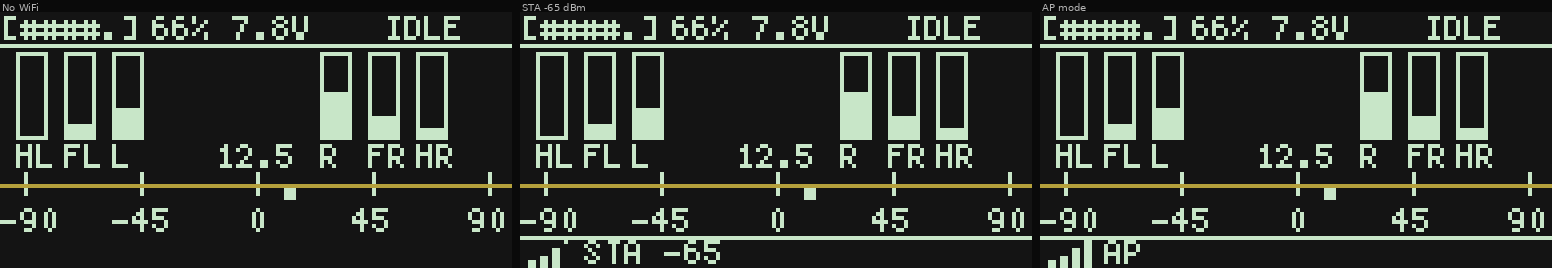

The script that saved this image:
#!/usr/bin/env python3
"""
sim_dashboard.py — Pixel-accurate 128×64 dashboard simulator with overlap detection.

For each scenario, every draw call is attributed to a named zone.
If two zones write to the same pixel, it is recorded as an overlap.
Overlapping pixels are highlighted red in the output image.

Usage:
  python3 tools/sim_dashboard.py
  python3 tools/sim_dashboard.py --source src/screens

Exit code 0 if no overlaps, 1 if any overlap found.
"""

import argparse
import os
import re
import subprocess
import sys
import tempfile
import textwrap
from collections import defaultdict
from pathlib import Path
from PIL import Image, ImageDraw

# ── BDF font loader ──────────────────────────────────────────────────────────

class Font:
    def __init__(self, name, glyphs, ascent, descent=0):
        self.name = name
        self.glyphs = glyphs
        self.ascent = ascent
        self.descent = descent
        self.height = ascent + descent

    def text_width(self, s):
        return sum(self.glyphs.get(ord(c), {}).get("dwidth", 0) for c in s)


def load_bdf(path):
    """Return Font parsed from a BDF bitmap font."""
    glyphs = {}
    ascent = 7
    descent = 0
    with open(path, encoding="utf-8", errors="replace") as f:
        lines = f.readlines()
    i = 0
    while i < len(lines):
        line = lines[i].strip()
        if line.startswith("FONT_ASCENT"):
            ascent = int(line.split()[1])
        elif line.startswith("FONT_DESCENT"):
            descent = int(line.split()[1])
        elif line.startswith("ENCODING"):
            cp = int(line.split()[1])
            dwidth = 0
            bbx = (0, 0, 0, 0)
            while i < len(lines) and not lines[i].strip().startswith("BITMAP"):
                cur = lines[i].strip()
                if cur.startswith("DWIDTH"):
                    dwidth = int(cur.split()[1])
                elif cur.startswith("BBX"):
                    parts = cur.split()
                    bbx = tuple(int(p) for p in parts[1:5])
                i += 1
            i += 1
            rows = []
            while i < len(lines) and not lines[i].strip().startswith("ENDCHAR"):
                raw = lines[i].strip()
                rows.append((int(raw, 16), len(raw) * 4))
                i += 1
            width, height, xoff, yoff = bbx
            glyphs[cp] = {
                "rows": rows,
                "width": width,
                "height": height,
                "xoff": xoff,
                "yoff": yoff,
                "dwidth": dwidth or width,
            }
        i += 1
    return Font(Path(path).stem, glyphs, ascent, descent)


def load_fonts(repo_root):
    bdf_dir = Path(repo_root) / "modules" / "u8g2" / "tools" / "font" / "bdf"
    paths = {
        "5x7": bdf_dir / "5x7.bdf",
        "6x10": bdf_dir / "6x10.bdf",
        "9x15": bdf_dir / "9x15.bdf",
    }
    missing = [str(p) for p in paths.values() if not p.exists()]
    if missing:
        raise FileNotFoundError("BDF font not found: " + ", ".join(missing))
    fonts = {name: load_bdf(path) for name, path in paths.items()}
    # u8g2's converted 9x15 font places the common title baseline at y=11.
    # The source BDF ascent is one pixel taller, which creates false display
    # bounds failures for the existing title bars.
    fonts["9x15"].ascent = 11
    return fonts


# ── Framebuffer with zone blame tracking ────────────────────────────────────

SCR_W = 128
SCR_H = 64

class Display:
    def __init__(self, strict_overlaps=True):
        self.buf   = [[0]    * SCR_W for _ in range(SCR_H)]
        self.blame = [[None] * SCR_W for _ in range(SCR_H)]  # zone per pixel
        self.color = 1
        self.font  = None
        self.font_ascent = 6
        self._zone = None
        self.strict_overlaps = strict_overlaps
        # overlap records: {(zone_a, zone_b): [(x, y), ...]}
        self._overlaps = defaultdict(list)
        self._bounds = []

    def clear_buffer(self):
        self.buf   = [[0]    * SCR_W for _ in range(SCR_H)]
        self.blame = [[None] * SCR_W for _ in range(SCR_H)]
        self._overlaps.clear()
        self._bounds.clear()

    # ── Zone management ──────────────────────────────────────────────────────

    def zone(self, name):
        """Context manager: attribute all draws until next zone() call to `name`."""
        self._zone = name
        return self

    # ── Primitive draw ops ───────────────────────────────────────────────────

    def _px(self, x, y):
        if not (0 <= x < SCR_W and 0 <= y < SCR_H):
            return
        if self.color == 0:
            self.buf[y][x] = 0
            self.blame[y][x] = None
            return
        existing = self.blame[y][x]
        changed = self.buf[y][x] != self.color
        if (existing is not None and existing != self._zone and self._zone is not None
                and (self.strict_overlaps or changed)):
            key = tuple(sorted([existing, self._zone]))
            self._overlaps[key].append((x, y))
        self.buf[y][x] = self.color
        if self._zone is not None:
            self.blame[y][x] = self._zone

    def set_draw_color(self, c): self.color = c
    def set_font(self, glyphs, ascent=6):
        self.font = glyphs
        self.font_ascent = glyphs.ascent if isinstance(glyphs, Font) else ascent

    def _record_bounds(self, x, y, w, h):
        if w <= 0 or h <= 0:
            return
        if x < 0 or y < 0 or x + w > SCR_W or y + h > SCR_H:
            self._bounds.append((self._zone, x, y, w, h))

    def draw_pixel(self, x, y):
        self._record_bounds(x, y, 1, 1)
        self._px(x, y)
    def draw_hline(self, x, y, w):
        self._record_bounds(x, y, w, 1)
        [self._px(x+i, y) for i in range(w)]
    def draw_vline(self, x, y, h):
        self._record_bounds(x, y, 1, h)
        [self._px(x, y+i) for i in range(h)]

    def draw_box(self, x, y, w, h):
        self._record_bounds(x, y, w, h)
        for dy in range(h):
            for dx in range(w):
                self._px(x+dx, y+dy)

    def draw_frame(self, x, y, w, h):
        self._record_bounds(x, y, w, h)
        self.draw_hline(x, y, w)
        self.draw_hline(x, y+h-1, w)
        self.draw_vline(x, y, h)
        self.draw_vline(x+w-1, y, h)

    def get_str_width(self, s):
        if isinstance(self.font, Font):
            return self.font.text_width(s)
        return sum(5 for c in s if ord(c) in (self.font or {}))

    def draw_str(self, x, y, s):
        """y is u8g2 baseline; glyph rows drawn from y-ascent upward."""
        top = y - self.font_ascent
        font_h = self.font.height if isinstance(self.font, Font) else self.font_ascent
        self._record_bounds(x, top, self.get_str_width(s), font_h)
        cx = x
        for ch in s:
            if isinstance(self.font, Font):
                glyph = self.font.glyphs.get(ord(ch))
                if glyph is None:
                    cx += 5
                    continue
                rows = glyph["rows"]
                width = glyph["width"]
                dwidth = glyph["dwidth"]
                for ry, (bits, bit_len) in enumerate(rows):
                    for bx in range(width):
                        shift = bit_len - 1 - bx
                        if shift >= 0 and bits & (1 << shift):
                            self._px(cx + glyph["xoff"] + bx, top + ry)
                cx += dwidth
                continue

            rows = (self.font or {}).get(ord(ch))
            if rows is None:
                cx += 5
                continue
            for ry, bits in enumerate(rows):
                for bx in range(5):
                    if bits & (0x10 >> bx):
                        self._px(cx+bx, top+ry)
            cx += 5

    # ── Overlap report ───────────────────────────────────────────────────────

    def overlap_report(self, scenario_name="", whitelist=None):
        whitelist = whitelist or set()
        lines = []
        header = f"=== Overlap check: {scenario_name} ===" if scenario_name else "=== Overlap check ==="
        lines.append(header)

        real, allowed = {}, {}
        for key, pixels in self._overlaps.items():
            (allowed if frozenset(key) in whitelist else real)[key] = pixels

        if not real and not allowed:
            lines.append("  OK — no overlaps")
            return "\n".join(lines), False

        if real:
            total_px = sum(len(v) for v in real.values())
            lines.append(f"  FAIL — {len(real)} overlap pair(s), {total_px} pixel(s) total")
            for (za, zb), pixels in sorted(real.items()):
                xs = [p[0] for p in pixels]
                ys = [p[1] for p in pixels]
                lines.append(
                    f"  [OVERLAP] '{za}' x '{zb}': "
                    f"{len(pixels)} px  x={min(xs)}..{max(xs)}  y={min(ys)}..{max(ys)}"
                )
        else:
            lines.append("  OK — no real overlaps")

        if allowed:
            lines.append(f"  (whitelisted: {len(allowed)} intentional pair(s))")
            for (za, zb), pixels in sorted(allowed.items()):
                xs = [p[0] for p in pixels]
                ys = [p[1] for p in pixels]
                lines.append(
                    f"  [ok]  '{za}' x '{zb}': "
                    f"{len(pixels)} px  x={min(xs)}..{max(xs)}  y={min(ys)}..{max(ys)}"
                )

        return "\n".join(lines), bool(real)

    def bounds_report(self, scenario_name=""):
        header = f"=== Bounds check: {scenario_name} ===" if scenario_name else "=== Bounds check ==="
        lines = [header]
        if not self._bounds:
            lines.append("  OK — all draw calls clipped inside 128×64")
            return "\n".join(lines), False
        lines.append(f"  FAIL — {len(self._bounds)} out-of-bounds draw call(s)")
        for zone, x, y, w, h in self._bounds[:20]:
            lines.append(f"  [BOUNDS] '{zone}': x={x} y={y} w={w} h={h}")
        if len(self._bounds) > 20:
            lines.append(f"  ... {len(self._bounds) - 20} more")
        return "\n".join(lines), True

    def is_blank(self):
        return not any(any(row) for row in self.buf)

    # ── Image export ─────────────────────────────────────────────────────────

    def to_image(self, scale=4, whitelist=None):
        whitelist = whitelist or set()
        img = Image.new("RGB", (SCR_W*scale, SCR_H*scale), (20, 20, 20))
        draw = ImageDraw.Draw(img)

        real_px     = set()
        allowed_px  = set()
        for key, pixels in self._overlaps.items():
            target = allowed_px if frozenset(key) in whitelist else real_px
            target.update(pixels)

        for y in range(SCR_H):
            for x in range(SCR_W):
                if (x, y) in real_px:
                    color = (220, 50, 50)    # red   — real overlap
                elif (x, y) in allowed_px:
                    color = (180, 160, 60)   # yellow — whitelisted/intentional
                elif self.buf[y][x]:
                    color = (200, 230, 200)  # green — normal on
                else:
                    continue
                draw.rectangle(
                    [x*scale, y*scale, (x+1)*scale-1, (y+1)*scale-1],
                    fill=color
                )
        return img


# ── Dashboard drawing ────────────────────────────────────────────────────────

STATUS_Y     = 0
SENSOR_Y     = 10
SENSOR_H     = 22
IMU_Y        = 45   # separator at IMU_Y-2 = 43 = IMU_SCALE_Y
IMU_SCALE_Y  = 43
IMU_MARKER_Y = 44
IMU_LABEL_Y  = 55   # tick degree-label baseline (below marker)
BAR_W        = 8
BAR_GAP      = 4
LEFT_X       = 4
RIGHT_X      = 80
CENTER_X     = 64
IMU_HALF_W   = 58
MAX_SENSOR_RANGE = 800


def bat_pct(v):
    full, empty = 8.4, 6.6
    if v >= full:  return 100
    if v <= empty: return 0
    return int((v - empty) / (full - empty) * 100)


def draw_status_bar(d, font, vbat=7.8, running=False):
    d.zone("status_bar")
    pct = bat_pct(vbat)
    d.set_font(font)
    blocks = (pct + 19) // 20
    buf = "[" + "".join("#" if i < blocks else "." for i in range(5)) + "]"
    d.draw_str(0, 7, buf)
    d.draw_str(38, 7, f"{pct}% {vbat:.1f}V")
    d.draw_str(96, 7, "RUN " if running else "IDLE")


def draw_separator(d, y, name):
    d.zone(name)
    d.draw_hline(0, y, SCR_W)


def draw_sensor_bars(d, font, distances):
    left_idx  = [5, 4, 3]
    left_lbl  = ["HL", "FL", "L "]
    right_idx = [2, 1, 0]
    right_lbl = ["R ", "FR", "HR"]

    for i in range(3):
        x = LEFT_X + i * (BAR_W + BAR_GAP)
        dist = distances[left_idx[i]]
        h = 0 if dist >= MAX_SENSOR_RANGE else dist * SENSOR_H // MAX_SENSOR_RANGE
        d.zone(f"sensor_bar_left_{i}")
        d.draw_frame(x, SENSOR_Y, BAR_W, SENSOR_H)
        if h > 0:
            d.draw_box(x+1, SENSOR_Y+SENSOR_H-h, BAR_W-2, h)
        d.zone(f"sensor_label_left_{i}")
        d.set_font(font)
        d.draw_str(x, SENSOR_Y+SENSOR_H+7, left_lbl[i])

    for i in range(3):
        x = RIGHT_X + i * (BAR_W + BAR_GAP)
        dist = distances[right_idx[i]]
        h = 0 if dist >= MAX_SENSOR_RANGE else dist * SENSOR_H // MAX_SENSOR_RANGE
        d.zone(f"sensor_bar_right_{i}")
        d.draw_frame(x, SENSOR_Y, BAR_W, SENSOR_H)
        if h > 0:
            d.draw_box(x+1, SENSOR_Y+SENSOR_H-h, BAR_W-2, h)
        d.zone(f"sensor_label_right_{i}")
        d.set_font(font)
        d.draw_str(x, SENSOR_Y+SENSOR_H+7, right_lbl[i])


def draw_imu_value_inline(d, font, yaw):
    """Numeric yaw in the center gap of the sensor-label row (x≈51..75 is free)."""
    buf = f"{yaw:.1f}"
    d.zone("imu_value_inline")
    d.set_font(font)
    vw = d.get_str_width(buf)
    d.draw_str((SCR_W - vw) // 2, SENSOR_Y + SENSOR_H + 7, buf)


def draw_imu_scale(d, font, yaw=12.5):
    yaw = max(-90.0, min(90.0, yaw))

    d.zone("imu_baseline")
    d.draw_hline(0, IMU_SCALE_Y, SCR_W)

    # Tick marks + degree labels below
    ticks   = (-90, -45, 0, 45, 90)
    t_lbls  = ("-90", "-45", "0", "45", "90")
    d.set_font(font)
    for t, lbl in zip(ticks, t_lbls):
        tx = CENTER_X + int(t * IMU_HALF_W / 90)
        d.zone("imu_ticks")
        d.draw_vline(tx, IMU_SCALE_Y-3, 6)
        lw = d.get_str_width(lbl)
        lx = tx - lw // 2
        lx = max(0, min(lx, SCR_W - lw))
        d.zone("imu_tick_labels")
        d.draw_str(lx, IMU_LABEL_Y, lbl)

    # 3×3 dot marker
    d.zone("imu_marker")
    mx = CENTER_X + int(yaw * IMU_HALF_W / 90.0)
    d.draw_box(mx-1, IMU_MARKER_Y, 3, 3)


def rssi_to_bars(rssi):
    if rssi >= -60: return 4
    if rssi >= -70: return 3
    if rssi >= -80: return 2
    if rssi >= -90: return 1
    return 0


def draw_wifi_strip(d, font, ready, is_ap, rssi):
    if not ready:
        return
    d.zone("wifi_separator")
    d.draw_hline(0, 56, SCR_W)

    bars = 4 if is_ap else rssi_to_bars(rssi)
    bar_h = [2, 3, 5, 7]
    bar_x = [2, 5, 8, 11]
    d.zone("wifi_bars")
    for i in range(4):
        bh = bar_h[i]
        bx = bar_x[i]
        by = 64 - bh
        if i < bars:
            d.draw_box(bx, by, 2, bh)
        else:
            d.draw_pixel(bx, by)

    d.zone("wifi_label")
    d.set_font(font)
    d.draw_str(16, 63, "AP" if is_ap else f"STA {rssi}")


def render_scenario(font, wifi_ready, wifi_is_ap, wifi_rssi,
                    vbat=7.8, yaw=12.5, distances=None):
    if distances is None:
        distances = [120, 250, 450, 300, 180, 800]

    d = Display()
    d.clear_buffer()

    draw_status_bar(d, font, vbat=vbat)
    draw_separator(d, 8,       "sep_status")
    draw_sensor_bars(d, font, distances)
    draw_imu_value_inline(d, font, yaw)
    draw_separator(d, IMU_Y-2, "sep_imu")
    draw_imu_scale(d, font, yaw=yaw)
    draw_wifi_strip(d, font, wifi_ready, wifi_is_ap, wifi_rssi)

    return d


# ── Main ─────────────────────────────────────────────────────────────────────

# Zone pairs that intentionally overlap (ticks cross the scale/separator baseline).
# Reported separately but do not count as failures.
OVERLAP_WHITELIST = {
    frozenset(["imu_baseline",    "sep_imu"]),       # same line y=40
    frozenset(["imu_baseline",    "imu_ticks"]),     # ticks cross baseline
    frozenset(["imu_ticks",       "sep_imu"]),       # same as above
    frozenset(["imu_marker",      "imu_ticks"]),     # marker may sit on a tick
    frozenset(["imu_tick_labels", "imu_ticks"]),     # label text drawn over tick x
}

SCENARIOS = [
    dict(title="No WiFi",     wifi_ready=False, wifi_is_ap=False, wifi_rssi=0),
    dict(title="STA -65 dBm", wifi_ready=True,  wifi_is_ap=False, wifi_rssi=-65),
    dict(title="AP mode",     wifi_ready=True,  wifi_is_ap=True,  wifi_rssi=0),
]


def discover_draw_functions(screens_dir):
    funcs = {}
    for path in sorted(Path(screens_dir).glob("screen_*.c")):
        text = path.read_text(encoding="utf-8", errors="replace")
        for match in re.finditer(r"void\s+(screen_\w+_draw)\s*\(([^)]*)\)", text):
            funcs[match.group(1)] = match.group(2).strip()
    return funcs


def write_source_harness(tmpdir, repo_root, screens_dir, funcs):
    tmpdir = Path(tmpdir)
    (tmpdir / "zephyr").mkdir()
    (tmpdir / "u8g2.h").write_text(textwrap.dedent(r"""
        #pragma once
        #include <stdint.h>
        #include <stddef.h>

        typedef struct {
            int font_id;
            int draw_color;
        } u8g2_t;

        typedef struct {
            int dummy;
        } u8x8_t;

        extern const uint8_t u8g2_font_5x7_tr[];
        extern const uint8_t u8g2_font_6x10_tr[];
        extern const uint8_t u8g2_font_9x15_tr[];

        void u8g2_SetFont(u8g2_t *u, const uint8_t *font);
        void u8g2_SetDrawColor(u8g2_t *u, uint8_t color);
        int  u8g2_GetStrWidth(u8g2_t *u, const char *s);
        void u8g2_DrawPixel(u8g2_t *u, int x, int y);
        void u8g2_DrawHLine(u8g2_t *u, int x, int y, int w);
        void u8g2_DrawVLine(u8g2_t *u, int x, int y, int h);
        void u8g2_DrawBox(u8g2_t *u, int x, int y, int w, int h);
        void u8g2_DrawFrame(u8g2_t *u, int x, int y, int w, int h);
        void u8g2_DrawStr(u8g2_t *u, int x, int y, const char *s);
        void u8g2_DrawXBMP(u8g2_t *u, int x, int y, int w, int h, const uint8_t *bitmap);
        void u8g2_SendBuffer(u8g2_t *u);
    """).strip() + "\n")

    (tmpdir / "zephyr" / "kernel.h").write_text(textwrap.dedent(r"""
        #pragma once
        #include <stdint.h>
        #define ARG_UNUSED(x) (void)(x)
        static inline int64_t k_uptime_get(void) { return 123000; }
    """).strip() + "\n")

    headers = "\n".join(f'#include "{p.name}"' for p in sorted(Path(screens_dir).glob("screen_*.h")))
    calls = []

    def add_call(name, setup, call):
        escaped = name.replace("\\", "\\\\").replace('"', '\\"')
        calls.append(textwrap.dedent(f"""
            reset_fixture(&st);
            {setup}
            begin_screen("{escaped}");
            {call}
            end_screen();
        """))

    for fn, args in sorted(funcs.items()):
        takes_state = "ui_state" in args
        call = f"{fn}(&st);" if takes_state else f"{fn}();"

        if fn == "screen_dashboard_draw":
            add_call("dashboard_no_wifi", "fake_wifi_ready = false;", call)
            add_call("dashboard_sta", "fake_wifi_ready = true; fake_wifi_ap = false; fake_wifi_rssi = -65;", call)
            add_call("dashboard_ap", "fake_wifi_ready = true; fake_wifi_ap = true;", call)
        elif fn == "screen_wifi_draw":
            add_call("wifi_status", "fake_wifi_ready = true; st.wifi_scroll = 0;", call)
            add_call("wifi_join_qr", "fake_wifi_ready = true; fake_wifi_ap = true; st.wifi_scroll = 1;", call)
            add_call("wifi_web_qr", "fake_wifi_ready = true; fake_wifi_ap = false; st.wifi_scroll = 2;", call)
        elif fn == "screen_settings_list_draw":
            add_call(fn, "st.grp_sel = 0; st.sel = 1; st.scroll = 0;", call)
        elif fn == "screen_edit_draw":
            add_call(fn, "st.param_idx = 0; st.edit_val = 800.0f;", call)
        elif fn == "screen_tests_running_draw":
            add_call(fn, "st.test_idx = 1;", call)
        elif fn == "screen_confirm_draw":
            add_call("confirm_no", 'st.confirm_msg = "Reset Defaults"; st.confirm_yes = false;', call)
            add_call("confirm_yes", 'st.confirm_msg = "Reset Defaults"; st.confirm_yes = true;', call)
        elif fn == "screen_info_draw":
            add_call(fn, "st.info_scroll = 0;", call)
        elif fn == "screen_boot_draw":
            add_call("boot_default", "", 'screen_boot_draw("Starting...");')
        elif fn == "screen_calibrating_draw":
            add_call("cal_countdown", "st.cal_type = 0; st.cal_phase = CAL_COUNTDOWN; st.cal_phase_start_ms = 0;", call)
            add_call("cal_done", "st.cal_type = 0; st.cal_phase = CAL_DONE; snprintf(st.cal_result, sizeof(st.cal_result), \"bias: 0.12\");", call)
        elif takes_state:
            add_call(fn, "st.sel = 1; st.scroll = 0;", call)
        else:
            add_call(fn, "", call)

    harness_c = textwrap.dedent(r"""
        #include <stdbool.h>
        #include <stdint.h>
        #include <stdio.h>
        #include <string.h>
        #include "display_internal.h"
        #include "settings.h"
        #include "battery.h"
        #include "sensors.h"
        #include "imu.h"
        #include "control.h"
        #include "wifi_cmd.h"
        #include "qrcodegen.h"
        #include "u8g2.h"
    """) + headers + textwrap.dedent(r"""

        u8g2_t u8g2 = {5, 1};
        const uint8_t u8g2_font_5x7_tr[] = {5};
        const uint8_t u8g2_font_6x10_tr[] = {6};
        const uint8_t u8g2_font_9x15_tr[] = {9};

        static bool fake_wifi_ready;
        static bool fake_wifi_ap;
        static int fake_wifi_rssi;
        static int fake_distances[6] = {120, 250, 450, 300, 180, 800};

        struct car_settings cfg = {
            .front_obstacle_dist = 800, .side_open_dist = 600,
            .all_close_dist = 400, .close_front_dist = 100,
            .pid_kp = 1.2f, .pid_ki = 0.1f, .pid_kd = 0.05f,
            .min_speed = 1520, .max_speed = 1700, .min_bspeed = 1450,
            .min_point = 55, .max_point = 125, .neutral_point = 90,
            .encoder_holes = 20, .wheel_diam_m = 0.064f,
            .loop_ms = 40, .spd_clear = 1.0f, .spd_blocked = 0.4f,
            .spd_slew = 3.0f, .kick_pct = 10.0f, .kick_ms = 100,
            .corner_kick_us = 25, .coe_clear = 1.0f, .coe_blocked = 0.5f,
            .wrong_dir_deg = 90.0f, .race_cw = true, .stuck_thresh = 200,
            .stall_thresh = 100, .reverse_brake_cmd = 1400,
            .reverse_drive_cmd = 1350, .reverse_brake_ms = 100,
            .reverse_drive_ms = 300, .long_reverse_brake_ms = 200,
            .long_reverse_drive_ms = 500, .long_forward_speed_cap = 0.5f,
            .long_forward_ms = 200, .imu_rotate = false,
            .servo_reverse = false, .calibrated = true,
            .bat_enabled = true, .bat_multiplier = 1.0f, .bat_low = 6.9f,
            .tach_glitch_filter_us = 50,
        };

        const struct param_desc params[PARAM_COUNT] = {
            {"FOD","Front Obs",PT_INT,10,100,50,9000,0,1},
            {"SOD","Side Open",PT_INT,10,100,50,9000,0,1},
            {"ACD","All Close",PT_INT,10,100,50,9000,0,1},
            {"CFD","Close Frt",PT_INT,10,100,50,9000,0,1},
            {"KP","PID Kp",PT_FLOAT,0.1f,1.0f,0,5000,0,1},
            {"KI","PID Ki",PT_FLOAT,0.5f,5.0f,0,10000,0,1},
            {"KD","PID Kd",PT_FLOAT,0.05f,0.5f,0,2000,0,1},
            {"MSP","Min Spd",PT_INT,5,20,1000,2000,0,1},
            {"XSP","Max Spd",PT_INT,5,20,1000,2000,0,1},
            {"BSP","Min Bck",PT_INT,5,20,1000,2000,0,1},
            {"KOP","Kick %",PT_FLOAT,0.5f,2.0f,0,80.0f,0,1},
            {"KOM","Kick ms",PT_INT,10,50,0,5000,0,1},
            {"CKU","Crn Kick",PT_INT,1,5,0,120,0,1},
            {"MNP","Srv Min",PT_INT,1,5,0,180,0,1},
            {"XNP","Srv Max",PT_INT,1,5,0,180,0,1},
            {"NTP","Srv Neu",PT_INT,1,5,0,180,0,1},
            {"ENH","Enc Holes",PT_INT,1,10,1,2000,0,1},
            {"WDM","Wheel mm",PT_FLOAT,1,10,10,1000,0,1000},
            {"TGF","Tach Flt",PT_INT,1,10,1,500,0,1},
            {"LMS","Loop ms",PT_INT,5,10,10,1000,0,1},
            {"SPD1","Spd Clr",PT_FLOAT,0.1f,0.5f,0,5.0f,0,1},
            {"SPD2","Spd Blk",PT_FLOAT,0.1f,0.5f,0,5.0f,0,1},
            {"SLW","Spd Slew",PT_FLOAT,0.05f,0.2f,0,20.0f,0,1},
            {"COE1","Coe Clr",PT_FLOAT,0.05f,0.1f,0,5.0f,0,1},
            {"COE2","Coe Blk",PT_FLOAT,0.05f,0.1f,0,5.0f,0,1},
            {"WDD","Wrong Dir",PT_FLOAT,5.0f,20.0f,1,360,0,1},
            {"RCW","Race CW",PT_BOOL,1,1,0,1,0,1},
            {"STK","Stuck Thr",PT_INT,1,5,0,1000,0,1},
            {"STL","Stall Thr",PT_INT,1,5,0,1000,0,1},
            {"RBC","Rev Brk",PT_INT,5,20,-1000,0,0,1},
            {"RDC","Rev Drv",PT_INT,5,20,-1000,0,0,1},
            {"RBM","Brk ms",PT_INT,10,100,0,5000,0,1},
            {"RDM","Drv ms",PT_INT,10,100,0,5000,0,1},
            {"LBM","LBrk ms",PT_INT,10,100,0,5000,0,1},
            {"LDM","LDrv ms",PT_INT,10,100,0,5000,0,1},
            {"LFS","Long Fwd",PT_FLOAT,0.01f,0.05f,0,2.0f,0,1},
            {"LFM","LFwd ms",PT_INT,10,100,0,5000,0,1},
            {"IMR","IMU Rot",PT_BOOL,1,1,0,1,0,1},
            {"SVR","Srv Rev",PT_BOOL,1,1,0,1,0,1},
            {"CAL","Calibr.",PT_BOOL,1,1,0,1,0,1},
            {"BEN","Bat En",PT_BOOL,1,1,0,1,0,1},
            {"BML","Bat Mult",PT_FLOAT,0.1f,0.5f,0.1f,20.0f,0,1},
            {"BLV","Bat Low V",PT_FLOAT,0.1f,0.5f,0.1f,20.0f,0,1},
        };
        const struct param_group groups[GROUP_COUNT] = {
            {"Obstacles",0,4}, {"PID",4,3}, {"Speed/ESC",7,6},
            {"Steering",13,3}, {"Tachometer",16,3}, {"Control",19,6},
            {"Navigation",25,4}, {"Maneuver",29,8}, {"Hardware",37,6},
        };
        const struct test_item tests[TEST_COUNT] = {
            {"lidar","Lidar Scan",false}, {"servo","Servo Sweep",false},
            {"taho","Tachometer",false}, {"esc","ESC Test",true},
            {"speed","Speed Hold",true}, {"autotune","PID Autotune",true},
            {"reactive","Reactive",false}, {"cal","ESC Calibr.",true},
        };
        const struct action_item actions[ACTION_COUNT] = {
            {"Start Car",ACT_START,true}, {"Stop Car",ACT_STOP,false},
            {"Save NVS",ACT_SAVE,true}, {"Load NVS",ACT_LOAD,true},
            {"Reset Defaults",ACT_RESET,true},
            {"Gyro Cal",ACT_GYRO_CAL,false}, {"Accel Cal",ACT_ACCEL_CAL,false},
        };
        const char *main_items[MAIN_REAL] = {"Settings", "Tests", "Actions", "Info", "WiFi"};

        static int font_width(void) {
            if (u8g2.font_id == 9) return 9;
            if (u8g2.font_id == 6) return 6;
            return 5;
        }

        void u8g2_SetFont(u8g2_t *u, const uint8_t *font) {
            if (font == u8g2_font_9x15_tr) u->font_id = 9;
            else if (font == u8g2_font_6x10_tr) u->font_id = 6;
            else u->font_id = 5;
            printf("FONT %dx%d\n", u->font_id, u->font_id == 9 ? 15 : (u->font_id == 6 ? 10 : 7));
        }
        void u8g2_SetDrawColor(u8g2_t *u, uint8_t color) { u->draw_color = color; printf("COLOR %u\n", color); }
        int u8g2_GetStrWidth(u8g2_t *u, const char *s) { (void)u; return (int)strlen(s) * font_width(); }
        void u8g2_DrawPixel(u8g2_t *u, int x, int y) { (void)u; printf("PIXEL %d %d\n", x, y); }
        void u8g2_DrawHLine(u8g2_t *u, int x, int y, int w) { (void)u; printf("HLINE %d %d %d\n", x, y, w); }
        void u8g2_DrawVLine(u8g2_t *u, int x, int y, int h) { (void)u; printf("VLINE %d %d %d\n", x, y, h); }
        void u8g2_DrawBox(u8g2_t *u, int x, int y, int w, int h) { (void)u; printf("BOX %d %d %d %d\n", x, y, w, h); }
        void u8g2_DrawFrame(u8g2_t *u, int x, int y, int w, int h) { (void)u; printf("FRAME %d %d %d %d\n", x, y, w, h); }
        void u8g2_DrawStr(u8g2_t *u, int x, int y, const char *s) {
            (void)u;
            printf("STR %d %d %zu ", x, y, strlen(s));
            fwrite(s, 1, strlen(s), stdout);
            putchar('\n');
        }
        void u8g2_DrawXBMP(u8g2_t *u, int x, int y, int w, int h, const uint8_t *bitmap) {
            /* Match u8g2_DrawHXBMP: LSB of each byte is the leftmost pixel */
            int bw = (w + 7) / 8;
            for (int row = 0; row < h; row++) {
                for (int col = 0; col < w; col++) {
                    int bi = row * bw + (col / 8);
                    int bit = col % 8;
                    if (bitmap[bi] & (1 << bit)) {
                        u8g2_DrawPixel(u, x + col, y + row);
                    }
                }
            }
        }
        void u8g2_SendBuffer(u8g2_t *u) { (void)u; printf("SEND\n"); }

        float battery_get_voltage(void) { return 7.8f; }
        float battery_get_raw_voltage(void) { return 7.8f; }
        float battery_get_min_voltage(void) { return 7.7f; }
        const int *sensors_get_distances(void) { return fake_distances; }
        int sensors_online_count(void) { return 6; }
        bool imu_is_ok(void) { return true; }
        float imu_get_yaw_rate(void) { return 0.0f; }
        float imu_get_heading(void) { return 12.5f; }
        void imu_calibrate(void) {}
        void imu_calibrate_accel(void) {}
        float imu_get_gyro_bias(void) { return 0.0f; }
        void imu_get_accel_bias(float *x, float *y, float *z) { *x = *y = *z = 0.0f; }
        bool control_is_running(void) { return false; }
        bool control_is_monitor(void) { return false; }
        bool control_is_countdown(void) { return false; }
        bool wifi_status_is_ready(void) { return fake_wifi_ready; }
        bool wifi_status_is_ap(void) { return fake_wifi_ap; }
        int wifi_status_get_rssi(void) { return fake_wifi_rssi; }
        const char *wifi_status_get_ssid(void) { return fake_wifi_ap ? "UmbreonAP" : "LabNet"; }
        const char *wifi_status_get_ip(void) { return "192.168.4.1"; }
        const char *wifi_status_get_ap_pass(void) { return "racepass123"; }
        void wifi_cmd_send(const char *str) { (void)str; }
        void wifi_cmd_printf(const char *fmt, ...) { (void)fmt; }
        void wifi_log(const char *fmt, ...) { (void)fmt; }
        bool wifi_log_enabled(void) { return false; }

        float param_get(const struct param_desc *p) {
            if (p->type == PT_BOOL) return 1.0f;
            if (p->lo < 0.0f && p->hi <= 0.0f) return p->hi;
            return p->lo + (p->hi - p->lo) * 0.5f;
        }
        int param_fmt(char *buf, int sz, const struct param_desc *p, float v) {
            if (p->type == PT_BOOL) return snprintf(buf, sz, "%s", v > 0.5f ? "ON" : "OFF");
            if (p->type == PT_FLOAT && p->scale == 1.0f) return snprintf(buf, sz, "%.2f", (double)v);
            return snprintf(buf, sz, "%d", (int)(v + 0.5f));
        }

        bool qrcodegen_encodeText(const char *text, uint8_t tempBuffer[], uint8_t qrcode[],
            enum qrcodegen_Ecc ecl, int minVersion, int maxVersion, enum qrcodegen_Mask mask, bool boostEcl) {
            (void)text; (void)tempBuffer; (void)ecl; (void)minVersion; (void)maxVersion; (void)mask; (void)boostEcl;
            qrcode[0] = 21;
            return true;
        }
        int qrcodegen_getSize(const uint8_t qrcode[]) { (void)qrcode; return 21; }
        bool qrcodegen_getModule(const uint8_t qrcode[], int x, int y) {
            (void)qrcode;
            return x == 0 || y == 0 || x == 20 || y == 20 || ((x * 3 + y * 5) % 7) < 3;
        }

        static void begin_screen(const char *name) {
            u8g2.font_id = 5;
            u8g2.draw_color = 1;
            printf("BEGIN %s\n", name);
            printf("FONT 5x7\n");
            printf("COLOR 1\n");
        }
        static void end_screen(void) {
            printf("END\n");
        }
        static void reset_fixture(struct ui_state *st) {
            memset(st, 0, sizeof(*st));
            st->sel = 1;
            st->scroll = 0;
            st->grp_sel = 0;
            st->param_idx = 0;
            st->edit_val = 800.0f;
            st->test_idx = 0;
            st->action_idx = 0;
            st->confirm_msg = "Reset Defaults";
            fake_wifi_ready = false;
            fake_wifi_ap = false;
            fake_wifi_rssi = -65;
        }

        int main(void) {
            struct ui_state st;
    """) + "\n".join(calls) + textwrap.dedent(r"""
            return 0;
        }
    """)
    harness_path = tmpdir / "screen_harness.c"
    harness_path.write_text(harness_c, encoding="utf-8")
    return harness_path


def run_source_harness(repo_root, screens_dir, funcs):
    with tempfile.TemporaryDirectory(prefix="sim_screens_") as tmp:
        harness = write_source_harness(tmp, repo_root, screens_dir, funcs)
        exe = Path(tmp) / "screen_harness"
        sources = [str(harness)] + [str(p) for p in sorted(Path(screens_dir).glob("screen_*.c"))]
        logo_c = Path(repo_root) / "src" / "assets" / "umbreon_logo.c"
        if logo_c.exists():
            sources.append(str(logo_c))
        cmd = [
            "gcc", "-std=c99", "-Wall", "-Wextra",
            "-I", str(Path(tmp)),
            "-I", str(Path(repo_root) / "src"),
            "-I", str(Path(repo_root) / "src" / "assets"),
            "-I", str(Path(screens_dir)),
            *sources,
            "-lm",
            "-o", str(exe),
        ]
        build = subprocess.run(cmd, cwd=repo_root, text=True, capture_output=True)
        if build.returncode != 0:
            print("ERROR: source screen harness build failed", file=sys.stderr)
            print(build.stderr, file=sys.stderr)
            return None, 1
        run = subprocess.run([str(exe)], cwd=repo_root, text=True, capture_output=True)
        if run.returncode != 0:
            print("ERROR: source screen harness failed", file=sys.stderr)
            print(run.stderr, file=sys.stderr)
            return None, 1
        return run.stdout, 0


def parse_harness_output(output, fonts):
    panels = []
    current = None
    title = None
    op_index = 0

    for line in output.splitlines():
        if not line:
            continue
        if line.startswith("BEGIN "):
            title = line.split(" ", 1)[1]
            current = Display(strict_overlaps=False)
            current.clear_buffer()
            current.set_font(fonts["5x7"])
            current.set_draw_color(1)
            op_index = 0
            continue
        if line == "END":
            if current is not None:
                panels.append((title, current))
            current = None
            title = None
            continue
        if current is None:
            continue

        parts = line.split(" ", 4)
        op = parts[0]
        if op == "FONT":
            current.set_font(fonts.get(parts[1], fonts["5x7"]))
            continue
        if op == "COLOR":
            current.set_draw_color(int(parts[1]))
            continue
        if op == "SEND":
            continue

        op_index += 1
        current.zone(f"{title}:{op_index}:{op.lower()}")
        if op == "PIXEL":
            current.draw_pixel(int(parts[1]), int(parts[2]))
        elif op == "HLINE":
            current.draw_hline(int(parts[1]), int(parts[2]), int(parts[3]))
        elif op == "VLINE":
            current.draw_vline(int(parts[1]), int(parts[2]), int(parts[3]))
        elif op == "BOX":
            current.draw_box(int(parts[1]), int(parts[2]), int(parts[3]), int(parts[4]))
        elif op == "FRAME":
            current.draw_frame(int(parts[1]), int(parts[2]), int(parts[3]), int(parts[4]))
        elif op == "STR":
            _, x, y, n, rest = line.split(" ", 4)
            current.draw_str(int(x), int(y), rest[:int(n)])

    return panels


def save_panel_grid(panels, out_path, scale=4, columns=4):
    if not panels:
        return
    gap = 8
    label_h = 12
    columns = max(1, min(columns, len(panels)))
    rows = (len(panels) + columns - 1) // columns
    cell_w = SCR_W * scale
    cell_h = SCR_H * scale + label_h
    total_w = cell_w * columns + gap * (columns - 1)
    total_h = cell_h * rows + gap * (rows - 1)
    canvas = Image.new("RGB", (total_w, total_h), (10, 10, 10))

    try:
        from PIL import ImageFont as PILFont
        lbl_font = PILFont.truetype("/usr/share/fonts/truetype/dejavu/DejaVuSans.ttf", 10)
    except Exception:
        lbl_font = None

    cdraw = ImageDraw.Draw(canvas)
    for idx, (title, d) in enumerate(panels):
        col = idx % columns
        row = idx // columns
        ox = col * (cell_w + gap)
        oy = row * (cell_h + gap)
        canvas.paste(d.to_image(scale), (ox, oy + label_h))
        kw = dict(fill=(180, 180, 180))
        if lbl_font:
            kw["font"] = lbl_font
        cdraw.text((ox + 2, oy + 1), title, **kw)

    canvas.save(out_path)


def main_source(args, repo_root):
    screens_dir = Path(args.screens_dir or "src/screens")
    if not screens_dir.is_absolute():
        screens_dir = Path(repo_root) / screens_dir
    if not screens_dir.exists():
        print(f"ERROR: screens dir not found: {screens_dir}", file=sys.stderr)
        return 1

    funcs = discover_draw_functions(screens_dir)
    if not funcs:
        print(f"ERROR: no screen_*_draw functions found in {screens_dir}", file=sys.stderr)
        return 1

    try:
        fonts = load_fonts(repo_root)
    except FileNotFoundError as exc:
        print(f"ERROR: {exc}", file=sys.stderr)
        return 1

    output, rc = run_source_harness(repo_root, screens_dir, funcs)
    if rc != 0:
        return rc

    panels = parse_harness_output(output, fonts)
    any_fail = False
    print()
    print(f"Source screens: {screens_dir}")
    print(f"Draw functions: {', '.join(sorted(funcs))}")
    print()
    for title, d in panels:
        if d.is_blank():
            print(f"=== Blank check: {title} ===")
            print("  FAIL — rendered framebuffer is blank")
            print()
            any_fail = True
        bounds, bounds_failed = d.bounds_report(title)
        print(bounds)
        print()
        report, overlap_failed = d.overlap_report(title)
        print(report)
        print()
        any_fail = any_fail or bounds_failed or overlap_failed

    out_path = Path(args.output or (Path(repo_root) / "tools" / "sim_screens.png"))
    save_panel_grid(panels, out_path, scale=args.scale, columns=args.columns)
    print(f"Image saved: {out_path}")
    return 1 if any_fail else 0


def main_legacy():
    script_dir = os.path.dirname(os.path.abspath(__file__))
    repo_root  = os.path.dirname(script_dir)
    bdf_path   = os.path.join(repo_root, "modules", "u8g2", "tools", "font", "bdf", "5x7.bdf")

    if not os.path.exists(bdf_path):
        print(f"ERROR: BDF font not found: {bdf_path}", file=sys.stderr)
        sys.exit(1)

    font = load_bdf(bdf_path)

    scale   = 4
    gap     = 8
    label_h = 12

    panels   = []
    any_fail = False

    print()
    for s in SCENARIOS:
        d = render_scenario(font, **{k: v for k, v in s.items() if k != "title"})
        report, failed = d.overlap_report(s["title"], whitelist=OVERLAP_WHITELIST)
        print(report)
        print()
        if failed:
            any_fail = True
        panels.append(d)

    # Compose image
    total_w = SCR_W*scale * len(panels) + gap*(len(panels)-1)
    total_h = SCR_H*scale + label_h
    canvas  = Image.new("RGB", (total_w, total_h), (10, 10, 10))

    try:
        from PIL import ImageFont as PILFont
        lbl_font = PILFont.truetype("/usr/share/fonts/truetype/dejavu/DejaVuSans.ttf", 10)
    except Exception:
        lbl_font = None

    cdraw = ImageDraw.Draw(canvas)
    for idx, (d, s) in enumerate(zip(panels, SCENARIOS)):
        ox = idx * (SCR_W*scale + gap)
        canvas.paste(d.to_image(scale, whitelist=OVERLAP_WHITELIST), (ox, label_h))
        kw = dict(fill=(220, 80, 80) if any_fail else (180, 180, 180))
        if lbl_font:
            kw["font"] = lbl_font
        cdraw.text((ox+2, 1), s["title"], **kw)

    out_path = os.path.join(script_dir, "sim_dashboard.png")
    canvas.save(out_path)
    print(f"Image saved: {out_path}  ({total_w}×{total_h} px)")
    if any_fail:
        print("Red pixels = overlapping zones.")

    sys.exit(1 if any_fail else 0)


def main():
    script_dir = os.path.dirname(os.path.abspath(__file__))
    repo_root = os.path.dirname(script_dir)
    parser = argparse.ArgumentParser(
        description="128x64 OLED simulator and source-screen display checker"
    )
    parser.add_argument(
        "screens_dir",
        nargs="?",
        help="optional src/screens directory to compile and check",
    )
    parser.add_argument(
        "--source",
        action="store_true",
        help="compile real src/screens/*.c with stubs and check rendered output",
    )
    parser.add_argument("--output", help="PNG output path for source mode")
    parser.add_argument("--scale", type=int, default=4, help="PNG pixel scale")
    parser.add_argument("--columns", type=int, default=4, help="PNG grid columns")
    args = parser.parse_args()

    if args.source or args.screens_dir:
        sys.exit(main_source(args, repo_root))
    main_legacy()


if __name__ == "__main__":
    main()
